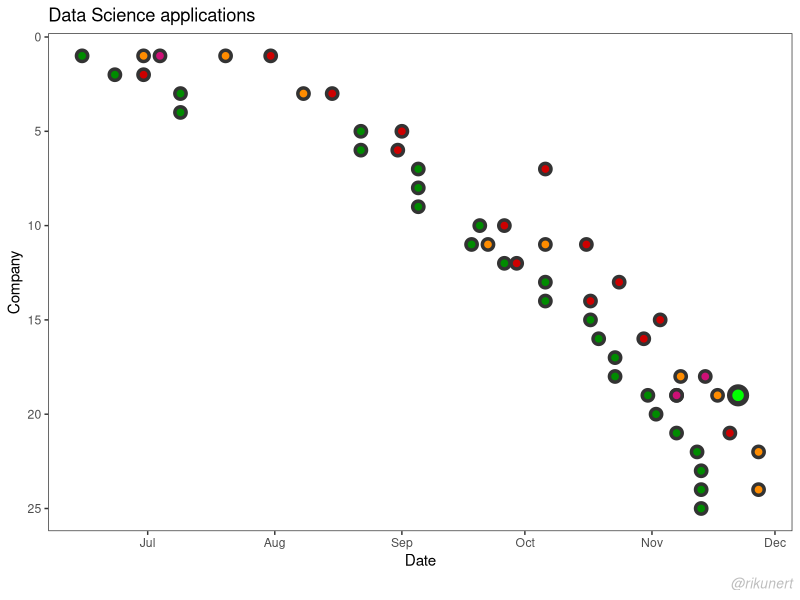
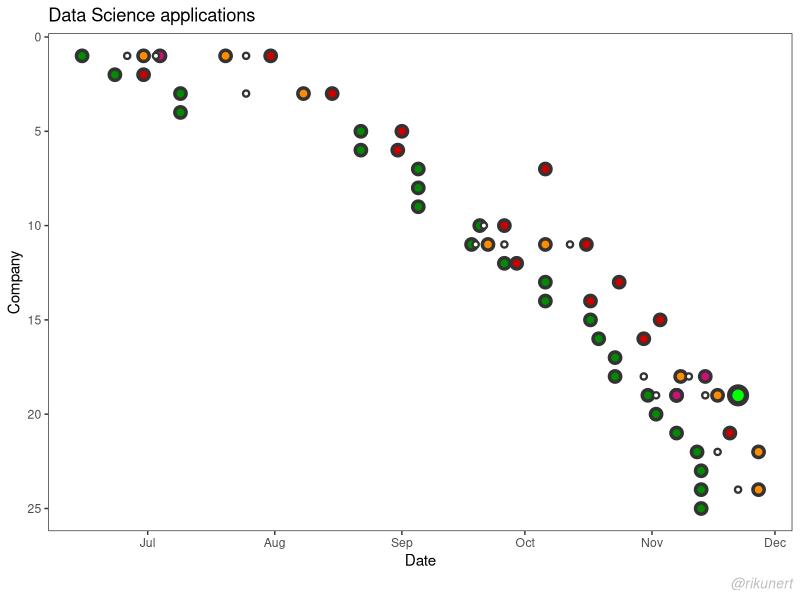
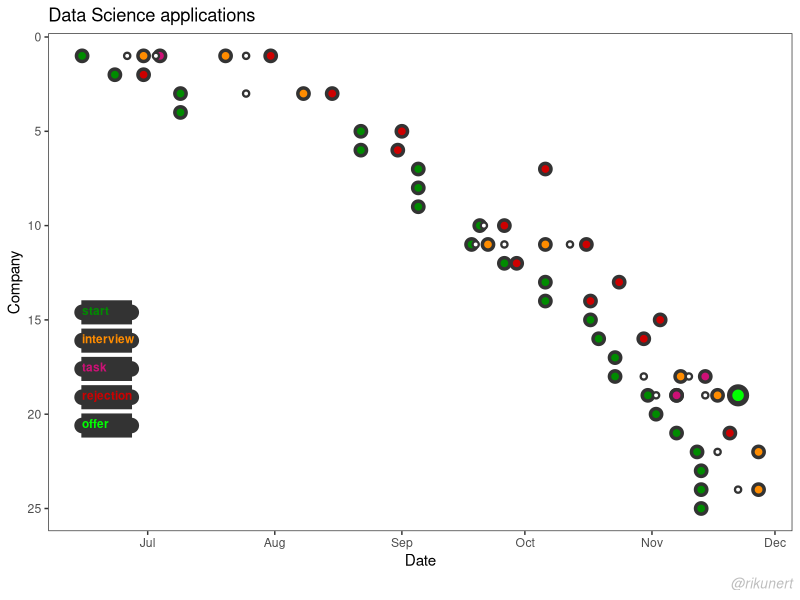
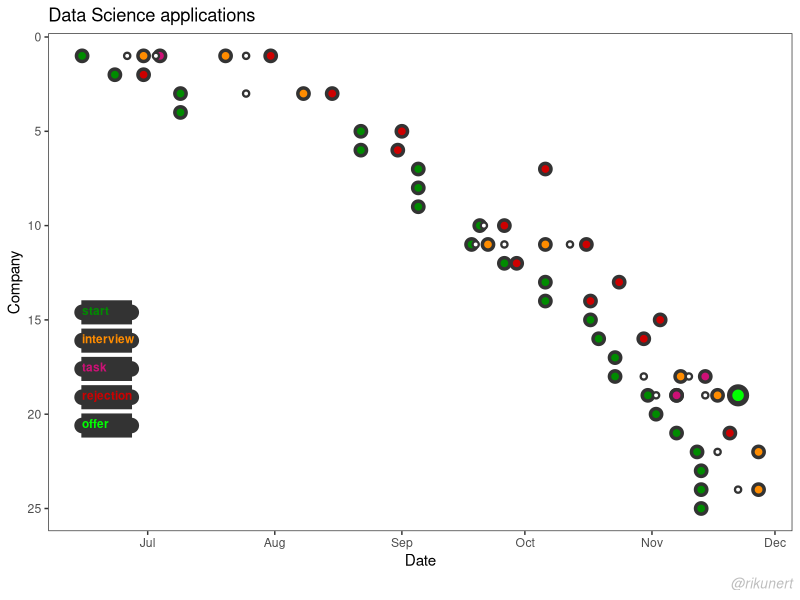

Source code (R) for these figures, in order:
install.packages('ggplot2')
library(ggplot2)
dat = read.table('summary.txt', header = T)

dat[, 4:14] <- as.data.frame(lapply(dat[,4:14], as.Date, format = '%d.%m.%Y'))
dat$end <- apply(dat[, 4:14], 1, FUN=max, na.rm = T)

p_s = 2.6
p_st = 1.8

p = ggplot() +
  geom_point(data = dat, aes(x = application_start, y = idx),
             shape = 21, size = p_s, stroke = p_st, colour = 'grey20', fill = 'green4') +
  geom_point(data = dat, aes(x = rejection, y = idx),
             shape = 21, size = p_s, stroke = p_st, colour = 'grey20', fill = 'red3') +
  geom_point(data = dat, aes(x = interview_1, y = idx),
             shape = 21, size = p_s, stroke = p_st, colour = 'grey20', fill = 'darkorange') +
  geom_point(data = dat, aes(x = task_received, y = idx),
             shape = 21, size = p_s, stroke = p_st, colour = 'grey20', fill = 'deeppink3') +
  geom_point(data = dat, aes(x = interview_2, y = idx),
             shape = 21, size = p_s, stroke = p_st, colour = 'grey20', fill = 'darkorange') +
  geom_point(data = dat, aes(x = job_offer, y = idx),
             shape = 21, size = p_s *1.5, stroke = p_st*1.5, colour = 'grey20', fill = 'green') +
  scale_y_reverse() +
  theme_bw() +
  theme(panel.grid.major = element_blank(), panel.grid.minor = element_blank()) +
  labs(caption = '@rikunert', x = 'Sepal length', y = 'Sepal width') +
  theme(plot.caption = element_text(size = 10, color = 'grey', face= 'italic')) +
  xlab("Date") +
  ylab('Company') +
  ggtitle("Data Science applications")
p

for (i in c(5, 7, 10, 12)){  # for each raction moment
  p = p + geom_point(data = data.frame(x = dat[, i], y = dat$idx), aes(x = x, y = y),
                     shape = 21, size = p_s/2, stroke = p_st/1.5, colour = 'grey20', fill = 'white')
}
p

legend_fun = function(p, p_text, p_col, p_y){
  p = p + 
    geom_point(data = data.frame(x = c(min(dat$application_start), min(dat$application_start) + 12),
                                 y = c(p_y + 0.6, p_y + 0.6)),
               aes(x = x, y = y), size = 4.6, colour = 'grey20') +
    annotate("rect", xmin = min(dat$application_start), xmax = min(dat$application_start) + 12,
                   ymin = p_y + 1.2, ymax = p_y, fill = 'grey20', colour = 'grey20') +
    annotate('text', x = min(dat$application_start), y = p_y + .5, label=p_text, fontface =2,
             size = 3, color = p_col, hjust = 0)
}

p = legend_fun(p, p_text = 'start', 'green4', 14)
p = legend_fun(p, p_text = 'interview', 'darkorange', 15.5)
p = legend_fun(p, p_text = 'task', 'deeppink3', 17)
p = legend_fun(p, p_text = 'rejection', 'red3', 18.5)
p = legend_fun(p, p_text = 'offer', 'green', 20)

p

ggsave('Job_appl_1.png', width = 8.21, height = 4.11, scale = 1, dpi = 1000) # 876 x 438


# for (i in 1:dim(dat)[2]){
#   # annotate("segment", x = as.numeric(ymd(20130401)), xend = as.numeric(ymd(20130701)), 
#   #          y = -10, yend = 10)
#   p = p + annotate('segment', x = dat$application_start[i],
#                    y = dat$idx[i], 
#                    xend = dat$end[i], 
#                    yend = dat$idx[i],
#            colour = 'grey',
#            size = 2)
# }
# p
# 
# 
# 
# 
# tu <- expand.grid(Land       = gl(2, 1, labels = c("DE", "BB")),
#                   Altersgr   = gl(5, 1, labels = letters[1:5]),
#                   Geschlecht = gl(2, 1, labels = c('m', 'w')),
#                   Jahr       = 2000:2009)